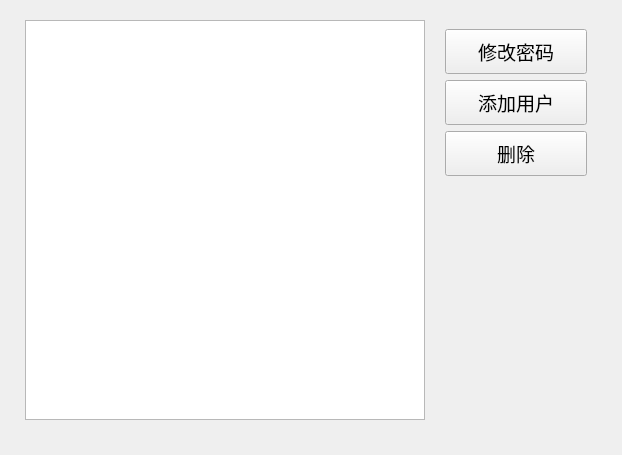
<?xml version="1.0" encoding="UTF-8"?>
<ui version="4.0">
 <class>ManagementForm</class>
 <widget class="QWidget" name="ManagementForm">
  <property name="geometry">
   <rect>
    <x>0</x>
    <y>0</y>
    <width>610</width>
    <height>455</height>
   </rect>
  </property>
  <property name="sizePolicy">
   <sizepolicy hsizetype="Fixed" vsizetype="Fixed">
    <horstretch>0</horstretch>
    <verstretch>0</verstretch>
   </sizepolicy>
  </property>
  <property name="minimumSize">
   <size>
    <width>0</width>
    <height>61</height>
   </size>
  </property>
  <property name="windowTitle">
   <string>Form</string>
  </property>
  <property name="styleSheet">
   <string notr="true"/>
  </property>
  <layout class="QHBoxLayout" name="horizontalLayout">
   <item>
    <widget class="QWidget" name="widget_2" native="true">
     <property name="sizePolicy">
      <sizepolicy hsizetype="Preferred" vsizetype="Expanding">
       <horstretch>0</horstretch>
       <verstretch>0</verstretch>
      </sizepolicy>
     </property>
     <property name="minimumSize">
      <size>
       <width>600</width>
       <height>0</height>
      </size>
     </property>
     <property name="maximumSize">
      <size>
       <width>600</width>
       <height>100000</height>
      </size>
     </property>
     <layout class="QHBoxLayout" name="horizontalLayout_2">
      <item>
       <layout class="QVBoxLayout" name="verticalLayout_2">
        <item>
         <widget class="QTableView" name="tableView_userInfo">
          <property name="sizePolicy">
           <sizepolicy hsizetype="Expanding" vsizetype="Expanding">
            <horstretch>0</horstretch>
            <verstretch>0</verstretch>
           </sizepolicy>
          </property>
          <property name="minimumSize">
           <size>
            <width>400</width>
            <height>400</height>
           </size>
          </property>
          <property name="maximumSize">
           <size>
            <width>360</width>
            <height>400</height>
           </size>
          </property>
          <property name="font">
           <font>
            <pointsize>14</pointsize>
           </font>
          </property>
          <property name="selectionMode">
           <enum>QAbstractItemView::SingleSelection</enum>
          </property>
          <property name="selectionBehavior">
           <enum>QAbstractItemView::SelectRows</enum>
          </property>
          <property name="sortingEnabled">
           <bool>true</bool>
          </property>
         </widget>
        </item>
        <item>
         <spacer name="verticalSpacer_2">
          <property name="orientation">
           <enum>Qt::Vertical</enum>
          </property>
          <property name="sizeHint" stdset="0">
           <size>
            <width>20</width>
            <height>40</height>
           </size>
          </property>
         </spacer>
        </item>
       </layout>
      </item>
      <item>
       <widget class="QWidget" name="widget" native="true">
        <property name="sizePolicy">
         <sizepolicy hsizetype="Fixed" vsizetype="Expanding">
          <horstretch>0</horstretch>
          <verstretch>0</verstretch>
         </sizepolicy>
        </property>
        <property name="minimumSize">
         <size>
          <width>160</width>
          <height>61</height>
         </size>
        </property>
        <layout class="QVBoxLayout" name="verticalLayout">
         <item>
          <widget class="QPushButton" name="Button_modify">
           <property name="enabled">
            <bool>true</bool>
           </property>
           <property name="sizePolicy">
            <sizepolicy hsizetype="Expanding" vsizetype="Fixed">
             <horstretch>0</horstretch>
             <verstretch>0</verstretch>
            </sizepolicy>
           </property>
           <property name="minimumSize">
            <size>
             <width>140</width>
             <height>45</height>
            </size>
           </property>
           <property name="font">
            <font>
             <pointsize>14</pointsize>
            </font>
           </property>
           <property name="text">
            <string>修改密码</string>
           </property>
          </widget>
         </item>
         <item>
          <widget class="QPushButton" name="Button_addUser">
           <property name="enabled">
            <bool>true</bool>
           </property>
           <property name="sizePolicy">
            <sizepolicy hsizetype="Expanding" vsizetype="Fixed">
             <horstretch>0</horstretch>
             <verstretch>0</verstretch>
            </sizepolicy>
           </property>
           <property name="minimumSize">
            <size>
             <width>140</width>
             <height>45</height>
            </size>
           </property>
           <property name="font">
            <font>
             <pointsize>14</pointsize>
            </font>
           </property>
           <property name="text">
            <string>添加用户</string>
           </property>
          </widget>
         </item>
         <item>
          <widget class="QPushButton" name="Button_deleteUser">
           <property name="enabled">
            <bool>true</bool>
           </property>
           <property name="sizePolicy">
            <sizepolicy hsizetype="Expanding" vsizetype="Fixed">
             <horstretch>0</horstretch>
             <verstretch>0</verstretch>
            </sizepolicy>
           </property>
           <property name="minimumSize">
            <size>
             <width>140</width>
             <height>45</height>
            </size>
           </property>
           <property name="font">
            <font>
             <pointsize>14</pointsize>
            </font>
           </property>
           <property name="text">
            <string>删除</string>
           </property>
          </widget>
         </item>
         <item>
          <spacer name="verticalSpacer">
           <property name="orientation">
            <enum>Qt::Vertical</enum>
           </property>
           <property name="sizeHint" stdset="0">
            <size>
             <width>20</width>
             <height>186</height>
            </size>
           </property>
          </spacer>
         </item>
        </layout>
       </widget>
      </item>
     </layout>
    </widget>
   </item>
  </layout>
 </widget>
 <resources/>
 <connections/>
</ui>
